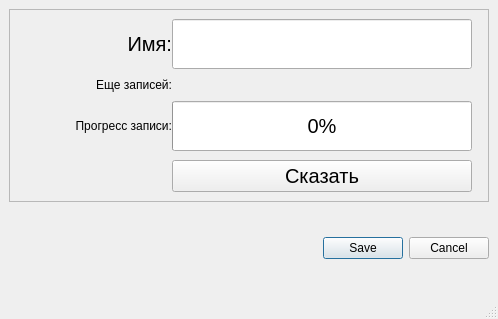
<?xml version="1.0" encoding="UTF-8"?>
<ui version="4.0">
 <class>newUserWindow</class>
 <widget class="QMainWindow" name="newUserWindow">
  <property name="geometry">
   <rect>
    <x>0</x>
    <y>0</y>
    <width>498</width>
    <height>319</height>
   </rect>
  </property>
  <property name="windowTitle">
   <string>Новый пользователь</string>
  </property>
  <widget class="QWidget" name="centralwidget">
   <layout class="QVBoxLayout" name="verticalLayout_2">
    <item>
     <widget class="QFrame" name="frame">
      <property name="frameShape">
       <enum>QFrame::StyledPanel</enum>
      </property>
      <property name="frameShadow">
       <enum>QFrame::Raised</enum>
      </property>
      <layout class="QVBoxLayout" name="verticalLayout">
       <item>
        <layout class="QGridLayout" name="gridLayout">
         <property name="leftMargin">
          <number>7</number>
         </property>
         <property name="rightMargin">
          <number>7</number>
         </property>
         <property name="horizontalSpacing">
          <number>0</number>
         </property>
         <property name="verticalSpacing">
          <number>9</number>
         </property>
         <item row="0" column="1" colspan="4">
          <widget class="QLineEdit" name="loginEdit">
           <property name="minimumSize">
            <size>
             <width>300</width>
             <height>50</height>
            </size>
           </property>
           <property name="font">
            <font>
             <pointsize>15</pointsize>
            </font>
           </property>
          </widget>
         </item>
         <item row="3" column="0" colspan="4">
          <spacer name="horizontalSpacer">
           <property name="orientation">
            <enum>Qt::Horizontal</enum>
           </property>
           <property name="sizeHint" stdset="0">
            <size>
             <width>218</width>
             <height>20</height>
            </size>
           </property>
          </spacer>
         </item>
         <item row="1" column="0" colspan="2">
          <widget class="QLabel" name="label_2">
           <property name="text">
            <string>Еще записей:</string>
           </property>
           <property name="alignment">
            <set>Qt::AlignRight|Qt::AlignTrailing|Qt::AlignVCenter</set>
           </property>
           <property name="margin">
            <number>10</number>
           </property>
          </widget>
         </item>
         <item row="1" column="2" colspan="3">
          <widget class="QLabel" name="remainingRecordsLabel">
           <property name="text">
            <string/>
           </property>
          </widget>
         </item>
         <item row="2" column="3" colspan="2">
          <widget class="QProgressBar" name="recordProgress">
           <property name="minimumSize">
            <size>
             <width>0</width>
             <height>50</height>
            </size>
           </property>
           <property name="font">
            <font>
             <pointsize>15</pointsize>
            </font>
           </property>
           <property name="value">
            <number>0</number>
           </property>
           <property name="alignment">
            <set>Qt::AlignCenter</set>
           </property>
          </widget>
         </item>
         <item row="0" column="0">
          <widget class="QLabel" name="label">
           <property name="sizePolicy">
            <sizepolicy hsizetype="Expanding" vsizetype="Preferred">
             <horstretch>0</horstretch>
             <verstretch>0</verstretch>
            </sizepolicy>
           </property>
           <property name="font">
            <font>
             <pointsize>15</pointsize>
            </font>
           </property>
           <property name="text">
            <string>Имя:</string>
           </property>
           <property name="alignment">
            <set>Qt::AlignRight|Qt::AlignTrailing|Qt::AlignVCenter</set>
           </property>
           <property name="margin">
            <number>10</number>
           </property>
          </widget>
         </item>
         <item row="3" column="4">
          <widget class="QPushButton" name="recordBtn">
           <property name="sizePolicy">
            <sizepolicy hsizetype="Expanding" vsizetype="Expanding">
             <horstretch>0</horstretch>
             <verstretch>0</verstretch>
            </sizepolicy>
           </property>
           <property name="maximumSize">
            <size>
             <width>16777215</width>
             <height>100</height>
            </size>
           </property>
           <property name="font">
            <font>
             <pointsize>15</pointsize>
            </font>
           </property>
           <property name="text">
            <string>Сказать</string>
           </property>
          </widget>
         </item>
         <item row="2" column="0" colspan="3">
          <widget class="QLabel" name="label_3">
           <property name="text">
            <string>Прогресс записи:</string>
           </property>
           <property name="alignment">
            <set>Qt::AlignRight|Qt::AlignTrailing|Qt::AlignVCenter</set>
           </property>
           <property name="margin">
            <number>10</number>
           </property>
          </widget>
         </item>
        </layout>
       </item>
      </layout>
     </widget>
    </item>
    <item>
     <layout class="QHBoxLayout" name="horizontalLayout">
      <item>
       <spacer name="horizontalSpacer_2">
        <property name="orientation">
         <enum>Qt::Horizontal</enum>
        </property>
        <property name="sizeHint" stdset="0">
         <size>
          <width>198</width>
          <height>20</height>
         </size>
        </property>
       </spacer>
      </item>
      <item>
       <widget class="QDialogButtonBox" name="buttonBox">
        <property name="sizePolicy">
         <sizepolicy hsizetype="Expanding" vsizetype="Expanding">
          <horstretch>0</horstretch>
          <verstretch>0</verstretch>
         </sizepolicy>
        </property>
        <property name="standardButtons">
         <set>QDialogButtonBox::Cancel|QDialogButtonBox::Save</set>
        </property>
       </widget>
      </item>
     </layout>
    </item>
   </layout>
  </widget>
  <widget class="QStatusBar" name="statusbar"/>
 </widget>
 <resources/>
 <connections/>
</ui>
